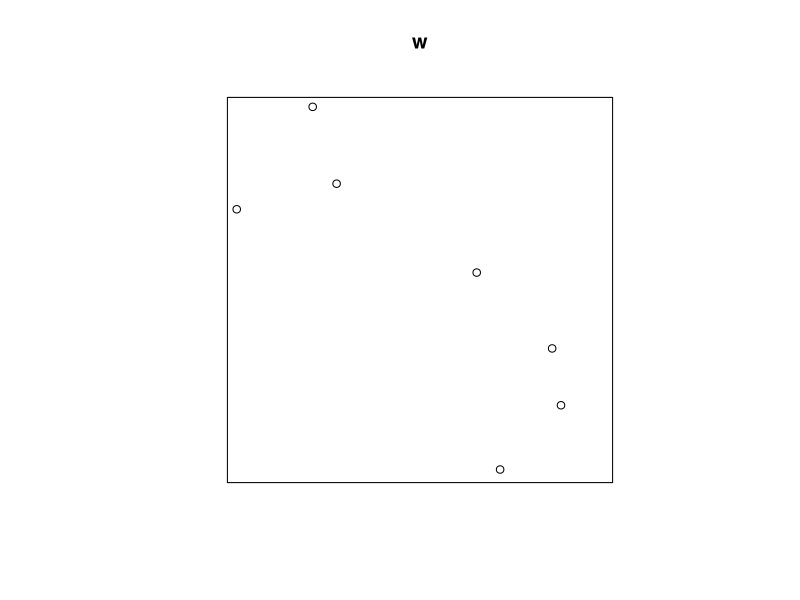

Write the R code that produced this figure.
library(spatstat.geom)
w <- unit.square()
xy <- stratrand(w, 1, 7)
plot(w)
points(xy)
x<-xy$x

#' Conducting heapsort
#'
#' @param vec A vector.
#'
#' @return An ordered vector.
#' @export
#'
#' @examples
#' h<-c(2,9,7,6,5,8)
#' HeapBottomUp(h)
#' Heapsort(h)


HeapBottomUp<-function(vec){
  n<-length(vec)
  f<-floor(n/2)
  for (i in f:1){
    k<-i
    v<-vec[i]
    heap<-FALSE
    while (!heap && 2*k<=n){
      j<-2*k
      if (j < n){
        if (vec[j]<vec[j+1]){
          j<-j+1
        }
      }
      if (v>=vec[j]){
        heap<-TRUE
      }
      else {
        vec[k]<-vec[j]
        k<-j
      }
    }
    vec[k]<-v
  }  
    return(vec)
}    
    
Heapsort<-function(vec){
  l<-length(vec)
  sortvec<-numeric(length(vec))
  i=1
  while (length(vec)>1){
    vec<-HeapBottomUp(vec)
    n<-length(vec)
    v_n<-vec[n]
    sortvec[i]<-vec[1]
    vec[1]<-v_n
    vec<-vec[1:n-1]
    i<-i+1
  }
  sortvec[l]<-vec[1]
  return(sortvec)
}
